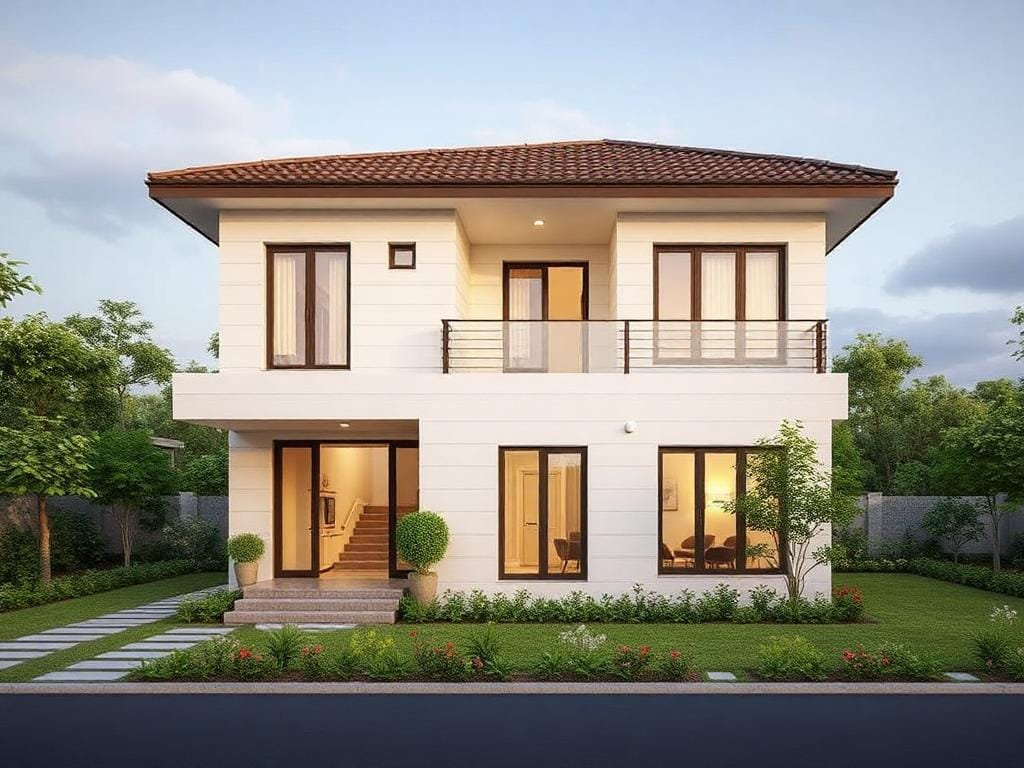
#> input picture industrial-object-detection-system/src/home.jpg, 1024 x 768 px
$ python edge_thickness_adjustment.py   (older library calls are emulated)
#> lines starting #> are read from the running program, lines starting #| are printed output that depends on the picture; after the words box and inside, x2 and y2 are one past the last pixel; in counts of white or black regions, pixels touching at a corner belong together
import cv2
import numpy as np

img1 = cv2.imread("home.jpg", 0)
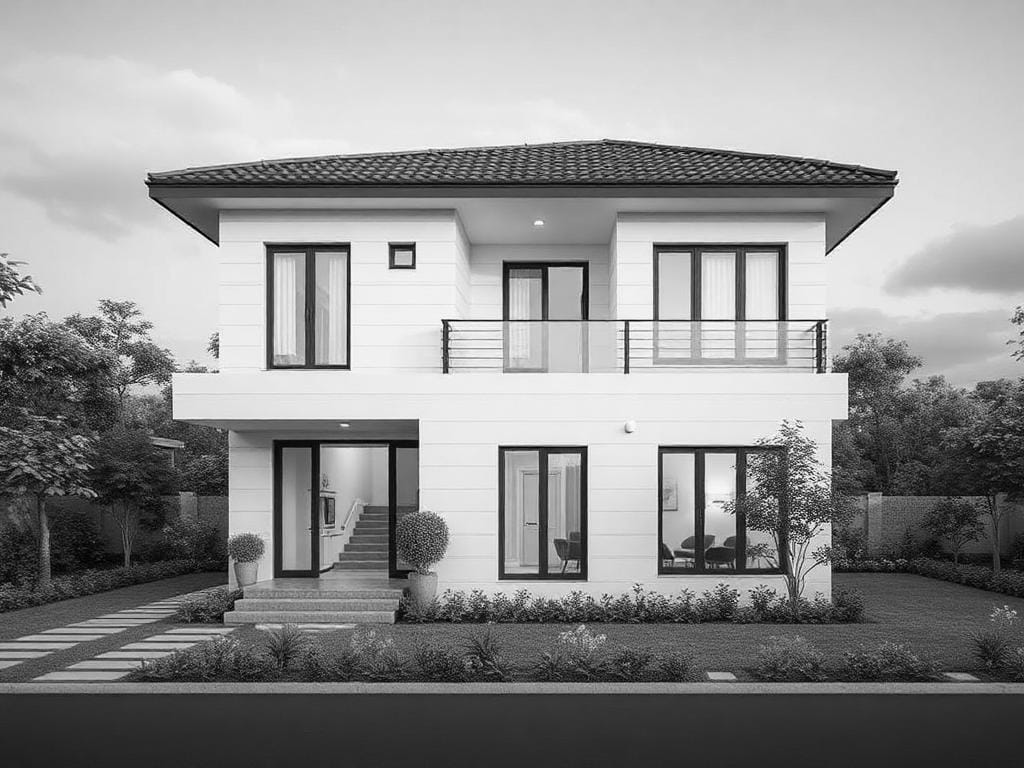
#> img1: shape (768, 1024); min 0, max 255, mean 144.2
img = cv2.resize(img1,(500,500))
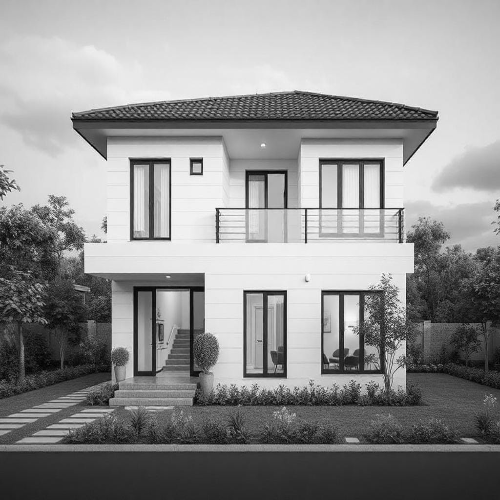
#> img: shape (500, 500); min 1, max 252, mean 144.1
blur_img = cv2.GaussianBlur(img,(3,3),0)

canny_image = cv2.Canny(blur_img, 100, 200)
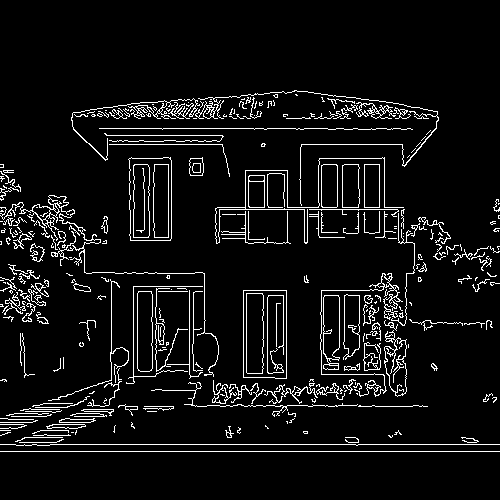
#> canny_image: shape (500, 500); 6.6% white in thin lines or dots, all inside (x1, y1, x2, y2) = (0, 90, 500, 452)
kernel = np.ones((3,3),np.uint8)
dilates_edges = cv2.dilate(canny_image, kernel, iterations=1)
#> dilates_edges: shape (500, 500); 20.1% white; 44 white regions (1 under 20 px), largest, box (x1, y1, x2, y2) and area: (70, 89, 500, 425) 24355, (0, 194, 220, 385) 7211, (0, 276, 500, 447) 5511

cv2.imshow("Canny Image with Dilates Edges", dilates_edges)
cv2.imwrite("canny_edges_dilate_edges.jpg", dilates_edges)
cv2.waitKey(3000)
cv2.destroyAllWindows()

erode_edges = cv2.erode(canny_image, kernel, iterations=1)
#> erode_edges: shape (500, 500); every value is 0

cv2.imshow("Canny Image with Eroded Edges", erode_edges)
cv2.imwrite("canny_edges_erode_edges.jpg", erode_edges)
cv2.waitKey(3000)
cv2.destroyAllWindows()

sobelx = cv2.Sobel(blur_img, cv2.CV_64F,1,0, 5)
sobely = cv2.Sobel(blur_img, cv2.CV_64F,0,1,5)
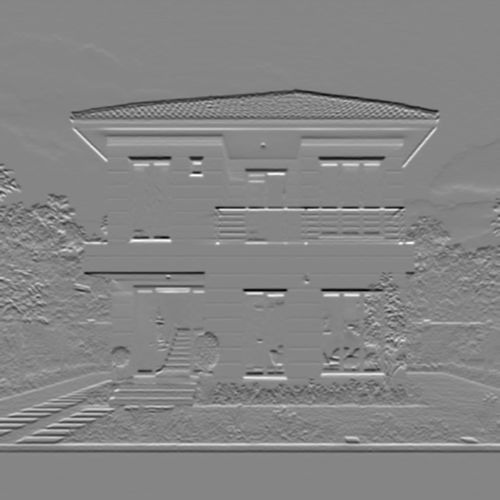
#> sobely: shape (500, 500) float64; min -588, max 531, mean -2.5; drawn with min black and max white

sobelx_abs = cv2.convertScaleAbs(sobelx)
sobely_abs = cv2.convertScaleAbs(sobely)
sobel_combined = cv2.addWeighted(sobelx_abs, 0.5, sobely_abs,0.5,0)
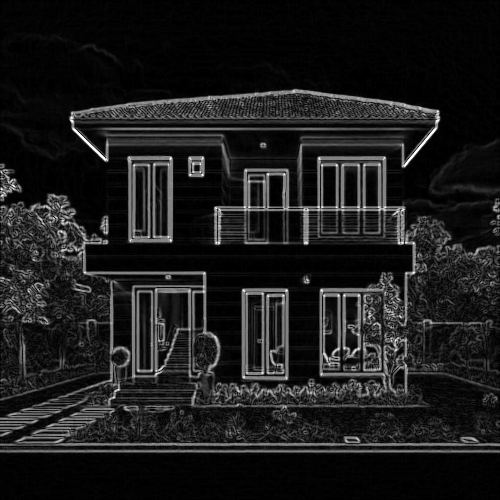
#> sobel_combined: shape (500, 500); min 0, max 255, mean 27.9

sobel_dilate_edges = cv2.dilate(sobel_combined,kernel,1)
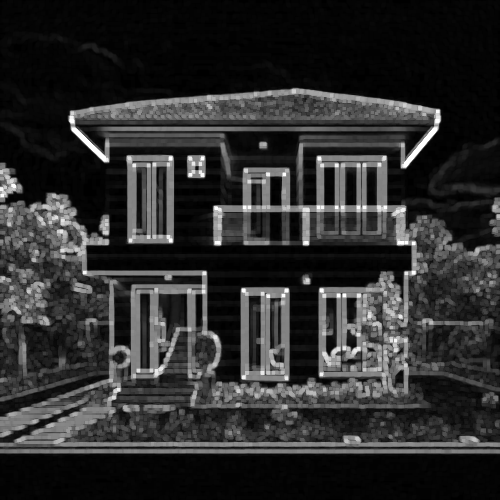
#> sobel_dilate_edges: shape (500, 500); min 0, max 255, mean 44.8

cv2.imshow("Sobel Image with Dilates Edges", sobel_dilate_edges)
cv2.imwrite("sobel_dilate_edges.jpg", sobel_dilate_edges)
cv2.waitKey(3000)
cv2.destroyAllWindows()

sobel_erode_edges = cv2.erode(sobel_combined,kernel,1)
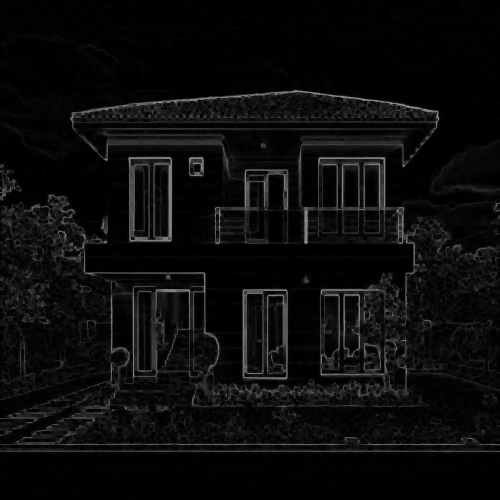
#> sobel_erode_edges: shape (500, 500); min 0, max 161, mean 11.7

cv2.imshow("Sobel Image with Eroded Edges", sobel_erode_edges)
cv2.imwrite("sobel_erode_edges.jpg", sobel_erode_edges)
cv2.waitKey(3000)
cv2.destroyAllWindows()
